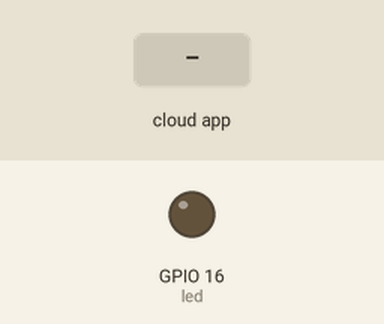
Recording of a sketch running on a simulated ESP8266 (NodeMCU). Shown: output pins drawn as LEDs (lit = HIGH). Inputs (shaded band) come from the test bench. WiFi joins after 1.5 s; servers stay silent unless stated; what the sketch prints to the serial monitor is not drawn.

Above: at 6.7 s.
6.8 s: the phone or cloud app sets Test.Device.Name to 255
At 8.0 s:
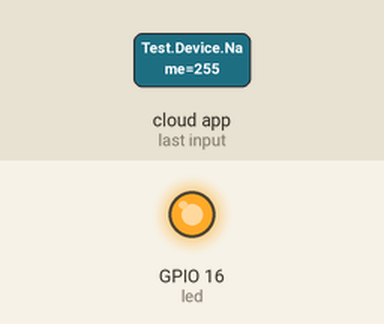
8.3 s: the phone or cloud app sets Test.Device.Name to 64
At 9.2 s:
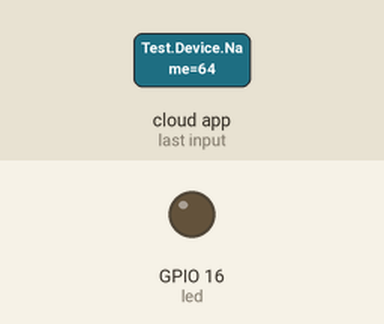
Timing chart, 0 to 11.3 s (numbered marks = the images above; inputs shaded):
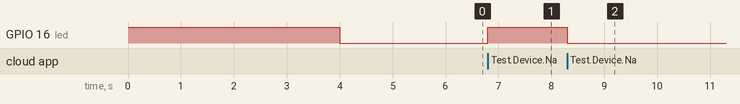

Measured:
- after the input at 6.8 s, GPIO 16 (led): LOW → HIGH at once
- after the input at 8.3 s, GPIO 16 (led): HIGH → LOW at once

The sketch:

espalexa.ino
```cpp
#ifdef ARDUINO_ARCH_ESP32
#include <WiFi.h>
#else
#include <ESP8266WiFi.h>
#endif
#include <Espalexa.h>


#define led 16  //D1
// prototypes
boolean connectWifi();

//callback functions
void Device(uint8_t brightness);

// WiFi Credentials
const char* ssid = "ADD SSID";
const char* password = "ADD PASSWORD";

// device names
String Device_1_Name = "Test Device Name";

boolean wifiConnected = false;

Espalexa espalexa;

void setup()
{
  Serial.begin(115200);

  pinMode(led, OUTPUT);
   digitalWrite(led, HIGH);

  // Initialise wifi connection
  wifiConnected = connectWifi();

  if (wifiConnected)
  {
    // Define your devices here.
    espalexa.addDevice(Device_1_Name, Device);

  }
  else
  {
    while (1)
    {
      Serial.println("Cannot connect to WiFi. Please check data and reset the ESP.");
      delay(2500);
    }
  }
    digitalWrite(led, HIGH);
      Serial.println("Device1 ON");
       delay(2500);
          digitalWrite(led, LOW);
             Serial.println("Device1 off");
}

void loop()
{
  espalexa.loop();
  delay(1);


}

//our callback functions
void Device(uint8_t brightness)
{
  //Control the device
  if (brightness == 255)
    {
      digitalWrite(led, HIGH);
      Serial.println("Device1 ON");
    }
  else
  {
    digitalWrite(led, LOW);
    Serial.println("Device1 OFF");
  }
}


// connect to wifi  returns true if successful or false if not
boolean connectWifi()
{
  boolean state = true;
  int i = 0;

  WiFi.mode(WIFI_STA);
  WiFi.begin(ssid, password);
  Serial.println("");
  Serial.println("Connecting to WiFi");

  // Wait for connection
  Serial.print("Connecting...");
  while (WiFi.status() != WL_CONNECTED) {
    delay(500);
    Serial.print(".");
    if (i > 20) {
      state = false; break;
    }
    i++;
  }
  Serial.println("");
  if (state) {
    Serial.print("Connected to ");
    Serial.println(ssid);
    Serial.print("IP address: ");
    Serial.println(WiFi.localIP());
  }
  else {
    Serial.println("Connection failed.");
  }
  return state;
}
```
